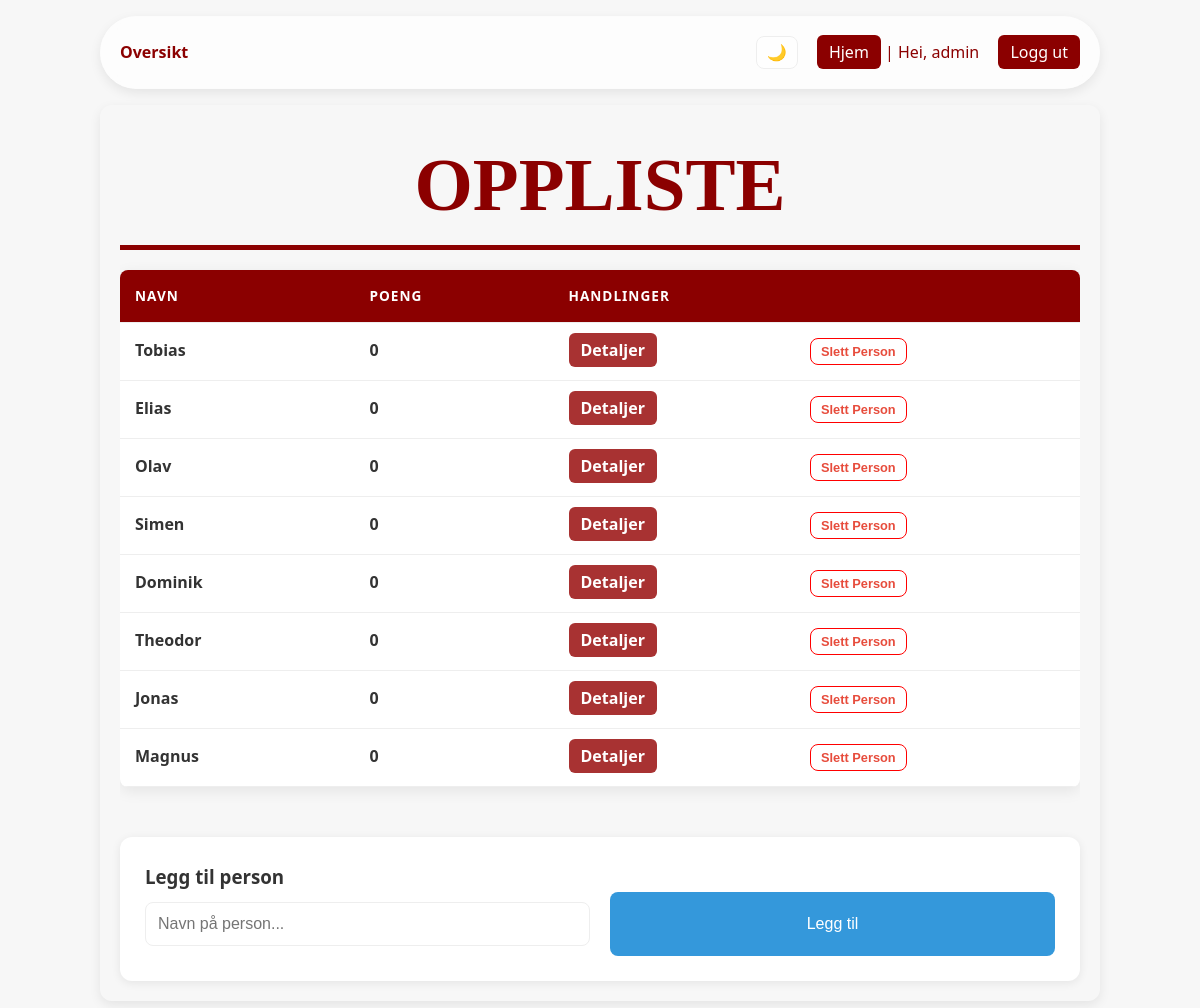
Page / (signed in) on the committed database.
### tables this page shows
CREATE TABLE Person (ID INTEGER PRIMARY KEY AUTOINCREMENT UNIQUE, Name TEXT NOT NULL);

### app.py (the view)
@app.route('/')
def index():
    conn = get_db_connection()
    leaderboard = conn.execute('SELECT * FROM PersonPoints ORDER BY total_points DESC').fetchall()
    conn.close()
    return render_template('index.html', personer=leaderboard)

### app.py (called while the page is built)
def get_db_connection():
    conn = sqlite3.connect(DB_PATH)
    conn.row_factory = sqlite3.Row
    conn.execute("PRAGMA foreign_keys = ON")
    return conn

### templates/index.html (shortened to what this page needs)
<!doctype html>
<html lang="no">
  <head>
    <link rel="stylesheet" href="{{ url_for('static', filename='style.css') }}" />
  </head>
  <body>
    <nav>
      <div class="container">
        <strong>Oversikt</strong>
        <div class="nav-links">
          <button id="theme-toggle" class="theme-toggle">🌙</button>
          <a href="/">Hjem</a>
          {% if session.user_id %}
          <span>| Hei, {{ session.username }}</span>
          <a href="/logout">Logg ut</a>
          {% else %}
          <a href="/login">Logg inn</a>
          <a href="/register">Registrer</a>
          {% endif %}
        </div>
      </div>
    </nav>
    <div class="container">
      <h1>OPPLISTE</h1>
      <div class="table-container">
        <table>
          <thead>
            <tr>
              <th>Navn</th>
              <th>Poeng</th>
              <th>Handlinger</th>
            </tr>
          </thead>
          <tbody>
            {% for p in personer %}
            <tr>
              <td>{{ p.name }}</td>
              <td><strong>{{ p.total_points }}</strong></td>
              <td>
                <a href="/person/{{ p.id }}" class="btn-small">Detaljer</a>
                {% if session.is_admin %}
                <form action="/delete_person/{{ p.id }}" method="POST" style="display: inline">
                  <button
                    type="submit"
                    class="delete-btn"
                    style="
                      padding: 5px 10px;
                      font-size: 0.8rem;
                      background: none;
                      border: 1px solid red;
                      margin-left: 30%;
                    "
                    onclick="
                      return confirm(
                        'Er du helt sikker? Dette sletter personen og ALL poenghistorikk!',
                      );
                    "
                  >
                    Slett Person
                  </button>
                </form>
                {% endif %}
              </td>
            </tr>
            {% endfor %}
          </tbody>
        </table>
      </div>
      {% if session.user_id %}
      <div class="card">
        <h3>Legg til person</h3>
        <form action="/add_person" method="POST" class="grid">
          <input type="text" name="name" placeholder="Navn på person..." required />
          <button type="submit">Legg til</button>
        </form>
      </div>
      {% endif %}
    </div>
  </body>
</html>

### static/style.css (style rules this page uses)
* { box-sizing: border-box; margin: 0; padding: 0; }
:root { --bg: #f7f7f7; --text: #333; --card: #ffffff; --border: #eee; --primary: #8b0000; --primary-light: #a83232; --hover: #f9f9f9; --shadow: rgba(0,0,0,0.08); }
body { font-family: system-ui, -apple-system, BlinkMacSystemFont, 'Segoe UI', Roboto, Oxygen, Ubuntu, Cantarell, 'Open Sans', 'Helvetica Neue', sans-serif; line-height: 1.6; background-color: var(--bg); color: var(--text); padding-bottom: 50px; }
h1 { text-align: center; font-size: 75px; color: var(--primary); font-family: Georgia, 'Times New Roman', Times, serif; border-bottom: thick solid var(--primary); text-shadow: none; }
.container { color: var(--text); max-width: 1000px; margin: 0 auto; padding: 0 20px; box-shadow: 0 4px 12px var(--shadow); border-radius: 12px; padding: 20px; }
nav { color: #333; padding: 1rem 0; position: sticky; top: 0; z-index: 1000; width: 100%; margin: 0 auto; }
nav .container { color: var(--primary); background: rgba(255, 255, 255, 0.7); backdrop-filter: blur(10px); display: flex; justify-content: space-between; align-items: center; box-shadow: 0; border-radius: 40px 40px 40px 40px; padding: 20px; -webkit-backdrop-filter: blur(20px); }
nav a { color: white; text-decoration: none; margin-left: 15px; background-color: var(--primary); padding: 6px 12px; border-radius: 6px; text-decoration: none; }
.table-container { width: 100%; overflow-x: auto; -webkit-overflow-scrolling: touch; }
table { width: 100%; color: var(--text); border-collapse: collapse; background: var(--card); border-radius: 8px; overflow: hidden; box-shadow: 0 4px 15px var(--shadow); margin: 20px 0; }
th, td { padding: 15px; text-align: left; border-bottom: 1px solid var(--border); font-weight: bold; color: var(--text); }
th { background-color: var(--primary); color: white; text-transform: uppercase; font-size: 0.85rem; letter-spacing: 1px; }
table a { background-color: var(--primary-light); color: white; padding: 6px 12px; border-radius: 6px; text-decoration: none; }
button, .btn { background-color: #3498db; color: white; border: none; padding: 10px 20px; border-radius: 8px; cursor: pointer; font-size: 1rem; transition: all 0.2s ease; }
input[type="text"], input[type="number"], input[type="password"] { width: 100%; padding: 12px; margin: 10px 0; border: 1px solid var(--border); border-radius: 8px; background: var(--card); color: var(--text); font-size: 16px; }
.theme-toggle { background: transparent; border: 1px solid var(--border); color: var(--text); padding: 6px 10px; border-radius: 8px; cursor: pointer; font-size: 1rem; transition: all 0.2s ease; backdrop-filter: blur(10px); }
.delete-btn { color: #e74c3c; text-decoration: none; font-weight: bold; }
.card { background: var(--card); color: var(--text); padding: 25px; border-radius: 12px; box-shadow: 0 2px 10px var(--shadow); margin-top: 30px; }
.grid { display: grid; grid-template-columns: 1fr 1fr; gap: 20px; }

### rows in the picture
Person: name "Tobias", total_points "0"
Person: name "Elias", total_points "0"
Person: name "Olav", total_points "0"
Person: name "Simen", total_points "0"
Person: name "Dominik", total_points "0"
Person: name "Theodor", total_points "0"
Person: name "Jonas", total_points "0"
Person: name "Magnus", total_points "0"

### other values in the picture
{{ session.username }} "admin"
